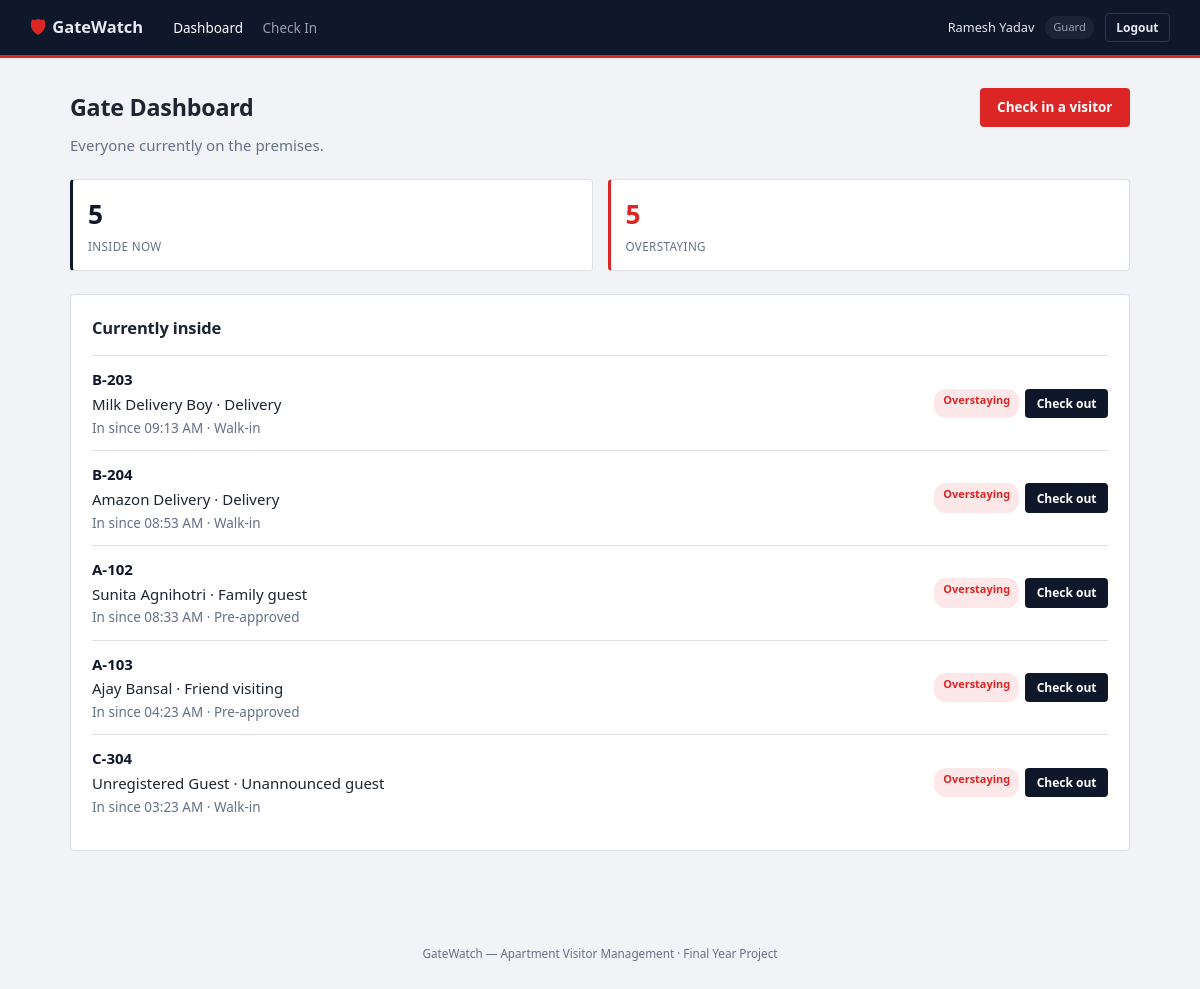
Screenshot of /index.php?route=guard/dashboard (signed in) with the database file from the repository.
### tables this page shows
CREATE TABLE visitor_logs (
    id                INT AUTO_INCREMENT PRIMARY KEY,
    gate_pass_id      INT NULL,
    flat_id           INT NOT NULL,
    visitor_name      VARCHAR(100) NOT NULL,
    visitor_phone     VARCHAR(20) NULL,
    purpose           VARCHAR(255) NULL,
    photo_note        VARCHAR(255) NULL,
    checked_in_at     DATETIME NOT NULL,
    checked_in_by     INT NOT NULL,
    checked_out_at    DATETIME NULL,
    checked_out_by    INT NULL,
    created_at        TIMESTAMP NOT NULL DEFAULT CURRENT_TIMESTAMP,
    FOREIGN KEY (gate_pass_id) REFERENCES gate_passes(id) ON DELETE SET NULL,
    FOREIGN KEY (flat_id) REFERENCES flats(id),
    FOREIGN KEY (checked_in_by) REFERENCES users(id),
    FOREIGN KEY (checked_out_by) REFERENCES users(id),
    KEY idx_visitor_logs_flat (flat_id),
    KEY idx_visitor_logs_checked_out (checked_out_at),
    KEY idx_visitor_logs_checked_in_at (checked_in_at)
);

CREATE TABLE flats (
    id            INT AUTO_INCREMENT PRIMARY KEY,
    block         VARCHAR(10) NOT NULL,
    number        VARCHAR(10) NOT NULL,
    floor         INT NULL,
    created_at    TIMESTAMP NOT NULL DEFAULT CURRENT_TIMESTAMP,
    UNIQUE KEY uniq_block_number (block, number)
);

### app/controllers/GuardController.php (called while the page is built, shortened)
<?php
require_once __DIR__ . '/../models/VisitorLog.php';
class GuardController
{
    public function dashboard(): void
    {
        $insideNow = VisitorLog::currentlyInside();
        $overstaying = array_filter($insideNow, fn($row) => VisitorLog::isOverstaying($row));
        require __DIR__ . '/../views/guard/dashboard.php';
    }
}

### public/index.php (called while the page is built, shortened)
<?php
require_once __DIR__ . '/../core/helpers.php';
require_once __DIR__ . '/../core/Database.php';
require_once __DIR__ . '/../app/models/VisitorLog.php';
require_once __DIR__ . '/../app/controllers/GuardController.php';
$router = new Router();
$router->get('login', fn() => (new AuthController())->showLogin());
$router->post('login', fn() => (new AuthController())->login());
$router->post('logout', fn() => (new AuthController())->logout());
$router->get('admin/dashboard', fn() => (new AdminController())->dashboard());
$router->get('admin/flats', fn() => (new AdminController())->flats());
$router->post('admin/flats/store', fn() => (new AdminController())->flatStore());
$router->post('admin/flats/update', fn() => (new AdminController())->flatUpdate());
$router->post('admin/flats/delete', fn() => (new AdminController())->flatDelete());
$router->get('admin/residents', fn() => (new AdminController())->residents());
$router->post('admin/residents/store', fn() => (new AdminController())->residentStore());
$router->post('admin/residents/status', fn() => (new AdminController())->residentStatus());
$router->get('admin/guards', fn() => (new AdminController())->guards());
$router->post('admin/guards/store', fn() => (new AdminController())->guardStore());
$router->post('admin/guards/status', fn() => (new AdminController())->guardStatus());
$router->get('admin/visitor-log', fn() => (new AdminController())->visitorLog());
$router->get('guard/dashboard', fn() => (new GuardController())->dashboard());
$router->get('guard/checkin', fn() => (new GuardController())->checkInForm());
$router->post('guard/checkin/lookup', fn() => (new GuardController())->lookupCode());
$router->post('guard/checkin/code', fn() => (new GuardController())->checkInByCode());
$router->post('guard/checkin/walkin', fn() => (new GuardController())->checkInWalkIn());
$router->post('guard/checkout', fn() => (new GuardController())->checkOut());
$router->get('resident/dashboard', fn() => (new ResidentController())->dashboard());
$router->get('resident/preapprove', fn() => (new ResidentController())->preapproveForm());
$router->post('resident/preapprove/store', fn() => (new ResidentController())->preapproveStore());
$router->post('resident/preapprove/cancel', fn() => (new ResidentController())->preapproveCancel());
$router->get('resident/history', fn() => (new ResidentController())->history());
$route = $_GET['route'] ?? '';
$router->dispatch($_SERVER['REQUEST_METHOD'], $route);

### core/Router.php (called while the page is built, shortened)
<?php
class Router
{
    private array $routes = ['GET' => [], 'POST' => []];
    public function get(string $route, callable $handler): void
    {
        $this->routes['GET'][$route] = $handler;
    }
    public function post(string $route, callable $handler): void
    {
        $this->routes['POST'][$route] = $handler;
    }
    public function dispatch(string $method, string $route): void
    {
        $handler = $this->routes[$method][$route] ?? null;
        try {
            $handler();
        } catch (Throwable $e) {
            error_log($e->getMessage());
            http_response_code(500);
            require __DIR__ . '/../app/views/errors/500.php';
        }
    }
}

### config/database.php (called while the page is built)
<?php
return [
    'host'     => '127.0.0.1',
    'port'     => 3306,
    'database' => 'apartment_visitor_management',
    'username' => 'root',
    'password' => '',
    'charset'  => 'utf8mb4',
];

### core/Database.php (called while the page is built)
<?php
class Database
{
    private static ?PDO $instance = null;
    public static function connect(): PDO
    {
        if (self::$instance === null) {
            $config = require __DIR__ . '/../config/database.php';
            $dsn = sprintf(
                'mysql:host=%s;port=%d;dbname=%s;charset=%s',
                $config['host'],
                $config['port'],
                $config['database'],
                $config['charset']
            );
            self::$instance = new PDO($dsn, $config['username'], $config['password'], [
                PDO::ATTR_ERRMODE            => PDO::ERRMODE_EXCEPTION,
                PDO::ATTR_DEFAULT_FETCH_MODE => PDO::FETCH_ASSOC,
                PDO::ATTR_EMULATE_PREPARES   => false,
            ]);
        }
        return self::$instance;
    }
}

### app/models/VisitorLog.php (called while the page is built, shortened)
<?php
require_once __DIR__ . '/../../core/Database.php';
class VisitorLog
{
    public static function currentlyInside(): array
    {
        $stmt = Database::connect()->query(
            self::baseSelect() . ' WHERE vl.checked_out_at IS NULL ORDER BY vl.checked_in_at DESC'
        );
        return $stmt->fetchAll();
    }
    public static function overstayThreshold(array $row): int
    {
        if (!empty($row['gate_pass_id']) && !empty($row['expected_end'])) {
            return strtotime($row['expected_end']);
        }
        return strtotime($row['checked_in_at']) + self::WALKIN_MAX_STAY_HOURS * 3600;
    }
    public static function isOverstaying(array $row): bool
    {
        return empty($row['checked_out_at']) && time() > self::overstayThreshold($row);
    }
    private static function baseSelect(): string
    {
        return 'SELECT vl.*, f.block, f.number, gp.expected_end, gp.expected_start,
                        cib.name AS checked_in_by_name, cob.name AS checked_out_by_name
                 FROM visitor_logs vl
                 JOIN flats f ON f.id = vl.flat_id
                 LEFT JOIN gate_passes gp ON gp.id = vl.gate_pass_id
                 JOIN users cib ON cib.id = vl.checked_in_by
                 LEFT JOIN users cob ON cob.id = vl.checked_out_by';
    }
}

### core/helpers.php (called while the page is built, shortened)
<?php
function e(?string $value): string
{
    return htmlspecialchars($value ?? '', ENT_QUOTES, 'UTF-8');
}
function format_time(?string $datetime): string
{
    $ts = strtotime($datetime);
    return $ts === false ? '-' : date('h:i A', $ts);
}

### app/views/guard/dashboard.php (the view, shortened to what this page needs)
<?php $pageTitle = 'Dashboard'; require __DIR__ . '/../partials/header.php'; require __DIR__ . '/../partials/navbar.php'; ?>
<main class="page">
    <div class="card-head">
        <h1>Gate Dashboard</h1>
        <a class="btn btn-accent" href="/index.php?route=guard/checkin">Check in a visitor</a>
    </div>
    <p class="page-sub">Everyone currently on the premises.</p>
    <div class="stat-grid">
        <div class="stat-tile"><span class="stat-value"><?= count($insideNow) ?></span><span class="stat-label">Inside Now</span></div>
        <div class="stat-tile stat-alert"><span class="stat-value"><?= count($overstaying) ?></span><span class="stat-label">Overstaying</span></div>
    </div>
    <div class="card">
        <div class="card-head"><h2>Currently inside</h2></div>
        <?php if (empty($insideNow)): ?>
            <p class="empty-state">No visitors on the premises right now.</p>
        <?php else: ?>
            <?php foreach ($insideNow as $row): $over = VisitorLog::isOverstaying($row); ?>
                <div class="inside-row">
                    <div class="inside-row-main">
                        <span class="inside-row-flat"><?= e($row['block'] . '-' . $row['number']) ?></span>
                        <span><?= e($row['visitor_name']) ?><?php if (!empty($row['purpose'])): ?> &middot; <?= e($row['purpose']) ?><?php endif; ?></span>
                        <span class="muted">In since <?= format_time($row['checked_in_at']) ?> &middot; <?= $row['gate_pass_id'] ? 'Pre-approved' : 'Walk-in' ?></span>
                    </div>
                    <div class="row-actions">
                        <?php if ($over): ?><span class="badge badge-overstay">Overstaying</span><?php endif; ?>
                        <form method="POST" action="/index.php?route=guard/checkout" class="inline-form">
                            <button type="submit" class="btn btn-primary btn-sm">Check out</button>
                        </form>
                    </div>
                </div>
            <?php endforeach; ?>
        <?php endif; ?>
    </div>
</main>
<?php require __DIR__ . '/../partials/footer.php'; ?>

### public/assets/css/style.css (style rules this page uses)
:root { --bg: #f1f3f6; --bg-elevated: #ffffff; --bg-card: #ffffff; --border: #dde1e7; --text: #1c2531; --text-muted: #647186; --accent: #dc2626; --accent-dark: #b91c1c; --accent-contrast: #ffffff; --slate: #0f172a; --slate-elevated: #1a2436; --slate-border: #2a3648; --slate-text: #e6eaf0; --slate-text-muted: #93a0b4; --danger: #dc2626; --danger-bg: #fce8e8; --success: #15803d; --success-bg: #e2f5e8; --warning: #b45309; --warning-bg: #fdf1dc; --info: #475569; --info-bg: #eaedf1; --radius: 4px; --font: 'Segoe UI', system-ui, -apple-system, Roboto, sans-serif; --mono: 'Consolas', 'SFMono-Regular', Menlo, monospace; }
* { box-sizing: border-box; }
html, body { margin: 0; padding: 0; background: var(--bg); color: var(--text); font-family: var(--font); font-size: 15px; line-height: 1.5; }
a { color: var(--accent); text-decoration: none; }
h1, h2, h3 { font-weight: 600; margin: 0 0 0.5em; letter-spacing: -0.01em; }
h1 { font-size: 1.55rem; }
h2 { font-size: 1.1rem; }
.muted { color: var(--text-muted); font-size: 0.9em; }
.btn { display: inline-block; padding: 0.55rem 1.1rem; border-radius: var(--radius); border: 1px solid transparent; font-size: 0.9rem; font-weight: 600; cursor: pointer; font-family: inherit; }
.btn-primary { background: var(--slate); color: #fff; }
.btn-accent { background: var(--accent); color: #fff; }
.btn-sm { padding: 0.35rem 0.7rem; font-size: 0.8rem; }
.inline-form { display: inline-block; margin: 0; }
.page { max-width: 1120px; margin: 0 auto; padding: 2rem; }
.page-sub { color: var(--text-muted); margin-top: -0.5rem; margin-bottom: 1.5rem; }
.card { background: var(--bg-card); border: 1px solid var(--border); border-radius: var(--radius); padding: 1.4rem; margin-bottom: 1.5rem; }
.card-head { display: flex; align-items: center; justify-content: space-between; margin-bottom: 1rem; gap: 1rem; flex-wrap: wrap; }
.card-head h1, .card-head h2 { margin: 0; }
.stat-grid { display: grid; grid-template-columns: repeat(auto-fit, minmax(140px, 1fr)); gap: 1rem; margin-bottom: 1.5rem; }
.stat-tile { background: var(--bg-card); border: 1px solid var(--border); border-left: 3px solid var(--slate); border-radius: var(--radius); padding: 1rem; }
.stat-tile.stat-alert { border-left-color: var(--accent); }
.stat-value { display: block; font-size: 1.75rem; font-weight: 700; color: var(--slate); }
.stat-alert .stat-value { color: var(--accent); }
.stat-label { display: block; color: var(--text-muted); font-size: 0.78rem; margin-top: 0.2rem; text-transform: uppercase; letter-spacing: 0.03em; }
.row-actions { display: flex; gap: 0.4rem; flex-wrap: wrap; }
.badge { display: inline-block; padding: 0.2rem 0.6rem; border-radius: 12px; font-size: 0.73rem; font-weight: 600; text-transform: capitalize; white-space: nowrap; }
.badge-expired, .badge-overstay { background: var(--danger-bg); color: var(--danger); }
.inside-row { display: flex; align-items: center; justify-content: space-between; gap: 1rem; padding: 0.8rem 0; border-top: 1px solid var(--border); flex-wrap: wrap; }
.inside-row-main { display: flex; flex-direction: column; gap: 0.15rem; }
.inside-row-flat { font-weight: 700; color: var(--slate); }

### rows the page displays
visitor_logs: flat.number "B-203", visitor_name "Milk Delivery Boy", purpose "Delivery", checked_in_at "09:13 AM", shows "Walk-in", shows "Overstaying"
visitor_logs: flat.number "B-204", visitor_name "Amazon Delivery", purpose "Delivery", checked_in_at "08:53 AM", shows "Walk-in", shows "Overstaying"
visitor_logs: flat.number "A-102", visitor_name "Sunita Agnihotri", purpose "Family guest", checked_in_at "08:33 AM", shows "Pre-approved", shows "Overstaying"
visitor_logs: flat.number "A-103", visitor_name "Ajay Bansal", purpose "Friend visiting", checked_in_at "04:23 AM", shows "Pre-approved", shows "Overstaying"
visitor_logs: flat.number "C-304", visitor_name "Unregistered Guest", purpose "Unannounced guest", checked_in_at "03:23 AM", shows "Walk-in", shows "Overstaying"

### other values shown
$label "Dashboard"
$label "Check In"
Auth::name() "Ramesh Yadav"
str_replace('_', ' ', $role) "Guard"
count($insideNow) "5"
count($overstaying) "5"
